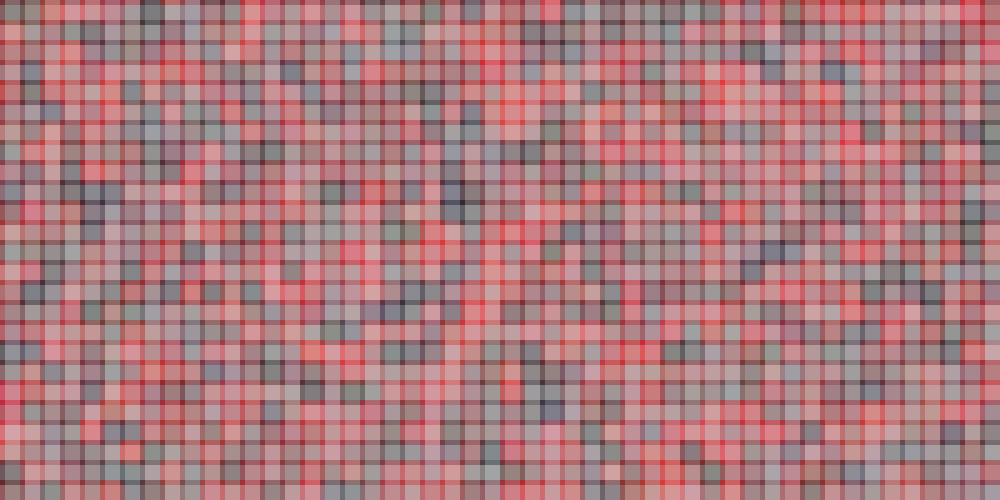
Frame 1 (no input)
Frame 60 (the mouse pressed at the canvas centre just before this capture): identical to frame 1, image omitted
Frame 120 (the mouse held since frame 60 and released just before this capture): identical to frame 1, image omitted

The Processing sketch that drew this single still picture (run headless with seeded random() and noise(); from frame 60 on, the mouse is pressed at the canvas centre):

// Processing sketch: processing_32355
// ── processing_32355.pde

int patternSeperationX = 20;
int patternSeperationY = 20;
   
float position = 0.1;
//float trans = 50;
  
void setup(){
  size(1000,500);
background (200);

     
  
     
  for(int i = -5; i < width/patternSeperationX; i++){
      for(int j = -5; j < height/patternSeperationY; j++){
        pushMatrix();
        translate(i*patternSeperationX, j*patternSeperationY);
        yourFunction();
        popMatrix();
      }
  }
     
}
   
   
void draw()
{
 
}
   
   
void yourFunction(){
  
  
  noStroke(); 
  fill (random (0,255),random (1,23), random (2, 40), random (50,100));
  rect (random (0,position),random (0,position),25,25);
  position = position * 0;
  //trans = trans - 0;
  
  //noStroke(); 
  //fill(255,255,255,random (70,100));
  //rect (random (0,position),random (0,position),20,20);
  //position = position * 0;
  //trans = trans - 2;
  
  
   //noStroke(); 
  //fill(255,255,255,random (0,15));
  //rect (random (0,position),random (0,position),30,30);
  //position = position * 1.001;
  //trans = trans - 2;
  
   
}
